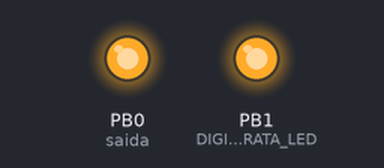
This sketch was run on a simulated ATtiny85, built with avr-gcc and run on an emulated ATtiny85. Parts: output pins drawn as LEDs (lit = HIGH).

Above: at 0.1 s.
At 2.6 s:
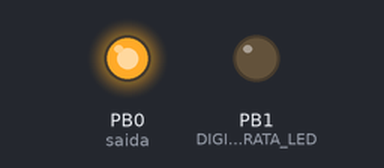
Timing chart, 0 to 4.1 s (numbered marks = the images above):
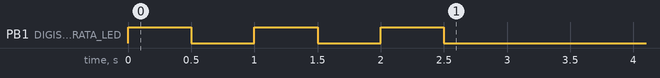

The sketch:

digi_ir_receiver_luminaria_quarto.ino
```cpp
/*  aprovado
 *
 *  Funcionalidades
 *  Recebe infra-vermelho
 *  Controla saida para alimentação de LEDs
 *
 */

#define IRpin_PIN PINB // ATTiny85 had Port B pins
#define IRpin 2
#define saida 0

#define MAXPULSE    5000  // the maximum pulse we'll listen for - 5 milliseconds
#define NUMPULSES    50   // max IR pulse pairs to sample
#define RESOLUTION    2   // time between IR measurements

// we will store up to 100 pulse pairs (this is -a lot-)
uint16_t pulses[NUMPULSES][2];  // pair is high and low pulse
uint16_t currentpulse = 0;      // index for pulses we're storing
uint32_t irCode = 0;
uint32_t irCodeLast = 0;
unsigned long lastPress = 0;

 //----------------------------------------- CODIGOS CONTROLE SAMSUNG
#define IR_MUTE  4164434947
#define IR_VOLUP 4164433927
#define IR_VOLDN 4164432907
#define IR_LEFT  4164430230
#define IR_RIGHT 4164424110
#define IR_UP    4164420030
#define IR_DOWN  4164428190
#define IR_SOURC 4164427807
#define IR_POWER 4164423727

#define saida 0 //---- I2C SDA, PWM

boolean estado = HIGH;          // flag para controlar LEDs
boolean toggle_pir = HIGH;       // flag para ativar leitura do PIR
int brilho = 0;

/***************************************************/
void setup() {
  pinMode(IRpin, INPUT);
  pinMode(saida, OUTPUT);
  digitalWrite(saida, HIGH);
  pinMode(1, OUTPUT);       //DIGISPARK PIRATA LED = PINO 1
  digitalWrite(1, HIGH);
  delay(500);
  digitalWrite(1, LOW);
  delay(500);
  digitalWrite(1, HIGH);
  delay(500);
  digitalWrite(1, LOW);
  delay(500);
  digitalWrite(1, HIGH);
  delay(500);
  digitalWrite(1, LOW);
}


void fazer_nada() { }


uint16_t listenForIR() {  // IR receive code
  currentpulse = 0;
  while (1) {
    unsigned int highpulse, lowpulse;  // temporary storage timing
    highpulse = lowpulse = 0; // start out with no pulse length

    while (IRpin_PIN & _BV(IRpin)) { // got a high pulse
      highpulse++;
      delayMicroseconds(RESOLUTION);
      if (((highpulse >= MAXPULSE) && (currentpulse != 0)) || currentpulse == NUMPULSES)
        return currentpulse;
      if (lowpulse >= MAXPULSE)
        delay(10);
    }
    pulses[currentpulse][0] = highpulse;

    while (! (IRpin_PIN & _BV(IRpin))) { // got a low pulse
      lowpulse++;
      delayMicroseconds(RESOLUTION);
      if (((lowpulse >= MAXPULSE) && (currentpulse != 0)) || currentpulse == NUMPULSES)
        return currentpulse;
      if (lowpulse >= MAXPULSE)
        delay(10);
    }
    pulses[currentpulse][1] = lowpulse;
    currentpulse++;
  }
}
```

funcoes.ino
```cpp
void ligarleds() {
  Serial.println("ligarleds");
  for (int i = 0; i < 255; i++) {           //FADE IN DAS LUZES 255x10 MILISEGUNDOS
    analogWrite(saida, i);
    delay(10);
  }
  estado = HIGH;
  digitalWrite(saida, estado);
}

void desligarleds() {
  Serial.println("desligarleds");
  for (int i = 0; i < 255; i++) {           //FADE OUT DAS LUZES
    analogWrite(saida, (255-i));
    delay(10);
  }
  estado = LOW;
  digitalWrite(saida, estado);
}

void fade(int valor) {
  brilho = brilho+valor;
  Serial.print("Brilho: "); Serial.println(brilho);
  if (0 < brilho < 255) { //------------------limite de brilho
    if (valor > 0) { // se o comando for para aumentar brilho
      for (int i = (brilho-valor); i < brilho; i++) {   //FADE IN DAS LUZES
        analogWrite(saida, i);
        delay(10);
      }
    }
    if (valor < 0) { // se o comando for para diminuir
      for (int i = (brilho-valor); i > brilho; i--) {   //FADE OUT DAS LUZES
        analogWrite(saida, i);
        delay(10);
      }
    }
  } else if (brilho >= 255) {  //-------limite de brilho, se atingindo piscar LED.
      estado = HIGH;
      digitalWrite(saida, !estado);
      delay(100);
      digitalWrite(saida, estado);
  } else {  //--------------------------limite de brilho, se atingindo piscar LED.
      estado = LOW;
      digitalWrite(saida, !estado);
      delay(100);
      digitalWrite(saida, estado);
  } // close if
}

void set_pir() {
  toggle_pir = !toggle_pir;
  digitalWrite(saida, !estado); //pisca para dar feedback
  delay(100);
  digitalWrite(saida, estado);
}
```
